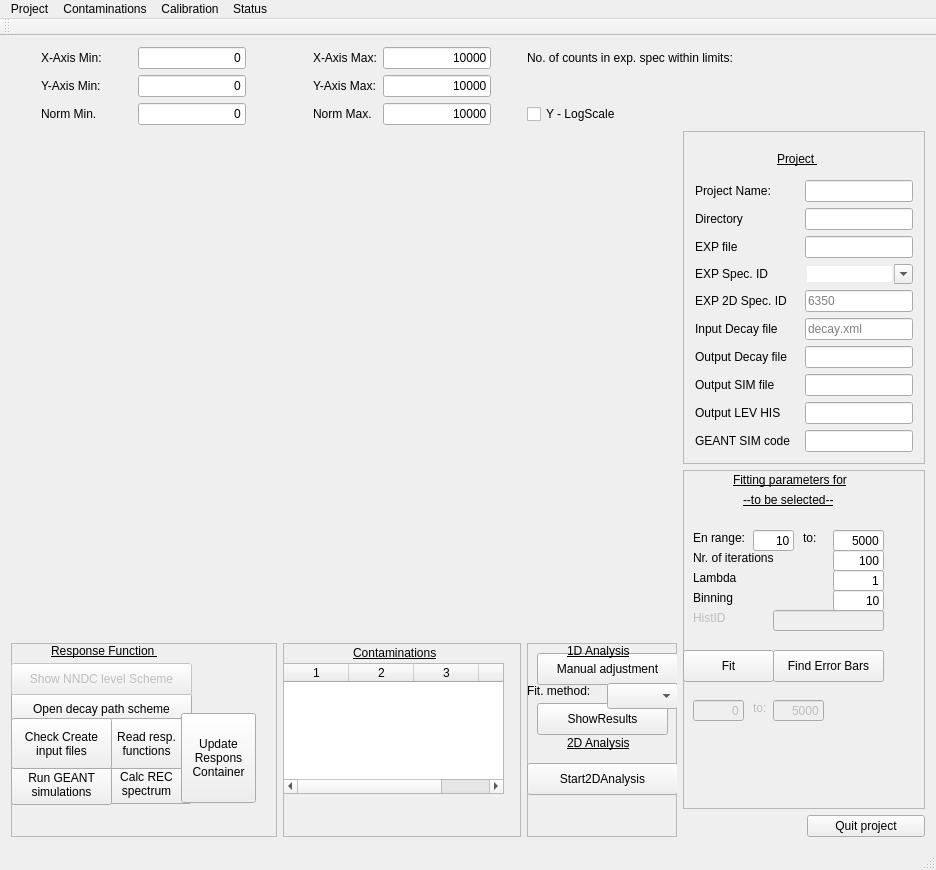
<?xml version="1.0" encoding="UTF-8"?>
<ui version="4.0">
 <class>MainWindow</class>
 <widget class="QMainWindow" name="MainWindow">
  <property name="geometry">
   <rect>
    <x>0</x>
    <y>0</y>
    <width>936</width>
    <height>870</height>
   </rect>
  </property>
  <property name="windowTitle">
   <string>MainWindow</string>
  </property>
  <property name="toolTip">
   <string>Experimental spectrum ID number</string>
  </property>
  <widget class="QWidget" name="centralWidget">
   <layout class="QGridLayout" name="gridLayout">
    <item row="1" column="6">
     <widget class="QLabel" name="label_YAxisMax">
      <property name="text">
       <string>Y-Axis Max:</string>
      </property>
     </widget>
    </item>
    <item row="2" column="9">
     <widget class="QCheckBox" name="MainPlotLogScale">
      <property name="text">
       <string>Y - LogScale</string>
      </property>
     </widget>
    </item>
    <item row="1" column="3">
     <widget class="QLineEdit" name="lineEditYAxisMin">
      <property name="sizePolicy">
       <sizepolicy hsizetype="Fixed" vsizetype="Fixed">
        <horstretch>1</horstretch>
        <verstretch>0</verstretch>
       </sizepolicy>
      </property>
      <property name="text">
       <string>0</string>
      </property>
      <property name="alignment">
       <set>Qt::AlignRight|Qt::AlignTrailing|Qt::AlignVCenter</set>
      </property>
     </widget>
    </item>
    <item row="0" column="7">
     <widget class="QLineEdit" name="lineEditXAxisMax">
      <property name="enabled">
       <bool>true</bool>
      </property>
      <property name="sizePolicy">
       <sizepolicy hsizetype="Fixed" vsizetype="Fixed">
        <horstretch>0</horstretch>
        <verstretch>0</verstretch>
       </sizepolicy>
      </property>
      <property name="text">
       <string>10000</string>
      </property>
      <property name="maxLength">
       <number>6</number>
      </property>
      <property name="alignment">
       <set>Qt::AlignRight|Qt::AlignTrailing|Qt::AlignVCenter</set>
      </property>
     </widget>
    </item>
    <item row="2" column="3">
     <widget class="QLineEdit" name="lineEditNormMin">
      <property name="sizePolicy">
       <sizepolicy hsizetype="Fixed" vsizetype="Fixed">
        <horstretch>2</horstretch>
        <verstretch>0</verstretch>
       </sizepolicy>
      </property>
      <property name="text">
       <string>0</string>
      </property>
      <property name="alignment">
       <set>Qt::AlignRight|Qt::AlignTrailing|Qt::AlignVCenter</set>
      </property>
     </widget>
    </item>
    <item row="0" column="1">
     <widget class="QLabel" name="labelXAxisMin">
      <property name="text">
       <string>X-Axis Min:</string>
      </property>
     </widget>
    </item>
    <item row="1" column="1">
     <widget class="QLabel" name="labelYAxisMin">
      <property name="text">
       <string>Y-Axis Min:</string>
      </property>
     </widget>
    </item>
    <item row="8" column="12">
     <widget class="QPushButton" name="buttonClose">
      <property name="text">
       <string>Quit project</string>
      </property>
     </widget>
    </item>
    <item row="7" column="0" rowspan="2" colspan="5">
     <widget class="QFrame" name="frameResponseFunction">
      <property name="enabled">
       <bool>true</bool>
      </property>
      <property name="frameShape">
       <enum>QFrame::StyledPanel</enum>
      </property>
      <property name="frameShadow">
       <enum>QFrame::Raised</enum>
      </property>
      <widget class="QLabel" name="labelRespFunc">
       <property name="geometry">
        <rect>
         <x>40</x>
         <y>0</y>
         <width>121</width>
         <height>16</height>
        </rect>
       </property>
       <property name="font">
        <font>
         <underline>true</underline>
        </font>
       </property>
       <property name="text">
        <string>Response Function </string>
       </property>
      </widget>
      <widget class="QPushButton" name="buttonEditLevelScheme">
       <property name="enabled">
        <bool>true</bool>
       </property>
       <property name="geometry">
        <rect>
         <x>0</x>
         <y>50</y>
         <width>181</width>
         <height>32</height>
        </rect>
       </property>
       <property name="text">
        <string>Open decay path scheme</string>
       </property>
       <property name="checkable">
        <bool>true</bool>
       </property>
      </widget>
      <widget class="QPushButton" name="buttonCalculateSIMSpec">
       <property name="enabled">
        <bool>true</bool>
       </property>
       <property name="geometry">
        <rect>
         <x>90</x>
         <y>120</y>
         <width>91</width>
         <height>41</height>
        </rect>
       </property>
       <property name="text">
        <string>Calc REC
spectrum</string>
       </property>
      </widget>
      <widget class="QPushButton" name="buttonShowNNDCLevelSchemePDF">
       <property name="enabled">
        <bool>false</bool>
       </property>
       <property name="geometry">
        <rect>
         <x>0</x>
         <y>20</y>
         <width>181</width>
         <height>32</height>
        </rect>
       </property>
       <property name="text">
        <string>Show NNDC level Scheme</string>
       </property>
      </widget>
      <widget class="QPushButton" name="buttonMakeSimulations">
       <property name="geometry">
        <rect>
         <x>0</x>
         <y>121</y>
         <width>101</width>
         <height>41</height>
        </rect>
       </property>
       <property name="text">
        <string>Run GEANT 
simulations</string>
       </property>
      </widget>
      <widget class="QPushButton" name="buttonUploadAndCalculateResponse">
       <property name="geometry">
        <rect>
         <x>90</x>
         <y>75</y>
         <width>91</width>
         <height>51</height>
        </rect>
       </property>
       <property name="text">
        <string>Read resp.
functions</string>
       </property>
      </widget>
      <widget class="QPushButton" name="buttonMakeDirsAndCheckFiles">
       <property name="geometry">
        <rect>
         <x>0</x>
         <y>75</y>
         <width>101</width>
         <height>51</height>
        </rect>
       </property>
       <property name="text">
        <string>Check Create 
input files</string>
       </property>
      </widget>
      <widget class="QPushButton" name="buttonUpdateResponseContainer">
       <property name="geometry">
        <rect>
         <x>170</x>
         <y>70</y>
         <width>75</width>
         <height>90</height>
        </rect>
       </property>
       <property name="text">
        <string>Update 
Respons
Container</string>
       </property>
      </widget>
     </widget>
    </item>
    <item row="2" column="7">
     <widget class="QLineEdit" name="lineEditNormMax">
      <property name="sizePolicy">
       <sizepolicy hsizetype="Fixed" vsizetype="Fixed">
        <horstretch>2</horstretch>
        <verstretch>0</verstretch>
       </sizepolicy>
      </property>
      <property name="text">
       <string>10000</string>
      </property>
      <property name="alignment">
       <set>Qt::AlignRight|Qt::AlignTrailing|Qt::AlignVCenter</set>
      </property>
     </widget>
    </item>
    <item row="2" column="1">
     <widget class="QLabel" name="label">
      <property name="text">
       <string>Norm Min.</string>
      </property>
     </widget>
    </item>
    <item row="0" column="3">
     <widget class="QLineEdit" name="lineEditXAxisMin">
      <property name="enabled">
       <bool>true</bool>
      </property>
      <property name="sizePolicy">
       <sizepolicy hsizetype="Fixed" vsizetype="Fixed">
        <horstretch>1</horstretch>
        <verstretch>0</verstretch>
       </sizepolicy>
      </property>
      <property name="text">
       <string>0</string>
      </property>
      <property name="maxLength">
       <number>6</number>
      </property>
      <property name="alignment">
       <set>Qt::AlignRight|Qt::AlignTrailing|Qt::AlignVCenter</set>
      </property>
     </widget>
    </item>
    <item row="2" column="6">
     <widget class="QLabel" name="label_10">
      <property name="text">
       <string>Norm Max.</string>
      </property>
     </widget>
    </item>
    <item row="0" column="6">
     <widget class="QLabel" name="labelXAxisMax">
      <property name="text">
       <string>X-Axis Max:</string>
      </property>
     </widget>
    </item>
    <item row="7" column="5" rowspan="2" colspan="4">
     <widget class="QFrame" name="frameContaminationPanel">
      <property name="enabled">
       <bool>true</bool>
      </property>
      <property name="mouseTracking">
       <bool>true</bool>
      </property>
      <property name="acceptDrops">
       <bool>true</bool>
      </property>
      <property name="frameShape">
       <enum>QFrame::StyledPanel</enum>
      </property>
      <property name="frameShadow">
       <enum>QFrame::Raised</enum>
      </property>
      <widget class="QLabel" name="labelContFrame">
       <property name="geometry">
        <rect>
         <x>70</x>
         <y>0</y>
         <width>101</width>
         <height>20</height>
        </rect>
       </property>
       <property name="font">
        <font>
         <underline>true</underline>
        </font>
       </property>
       <property name="text">
        <string>Contaminations</string>
       </property>
      </widget>
      <widget class="QTableWidget" name="tableContamination">
       <property name="geometry">
        <rect>
         <x>0</x>
         <y>20</y>
         <width>221</width>
         <height>131</height>
        </rect>
       </property>
       <property name="mouseTracking">
        <bool>true</bool>
       </property>
       <property name="acceptDrops">
        <bool>true</bool>
       </property>
       <property name="rowCount">
        <number>0</number>
       </property>
       <property name="columnCount">
        <number>4</number>
       </property>
       <attribute name="horizontalHeaderDefaultSectionSize">
        <number>65</number>
       </attribute>
       <attribute name="horizontalHeaderStretchLastSection">
        <bool>true</bool>
       </attribute>
       <column/>
       <column/>
       <column/>
       <column/>
      </widget>
     </widget>
    </item>
    <item row="1" column="7">
     <widget class="QLineEdit" name="lineEditYAxisMax">
      <property name="sizePolicy">
       <sizepolicy hsizetype="Fixed" vsizetype="Fixed">
        <horstretch>2</horstretch>
        <verstretch>0</verstretch>
       </sizepolicy>
      </property>
      <property name="text">
       <string>10000</string>
      </property>
      <property name="maxLength">
       <number>8</number>
      </property>
      <property name="alignment">
       <set>Qt::AlignRight|Qt::AlignTrailing|Qt::AlignVCenter</set>
      </property>
     </widget>
    </item>
    <item row="0" column="9" colspan="3">
     <widget class="QLabel" name="labelExpCount">
      <property name="text">
       <string>No. of counts in exp. spec within limits:</string>
      </property>
     </widget>
    </item>
    <item row="4" column="0" rowspan="3" colspan="11">
     <widget class="QCustomPlot" name="specPlot" native="true"/>
    </item>
    <item row="4" column="11" rowspan="2" colspan="2">
     <widget class="QFrame" name="frameProject">
      <property name="sizePolicy">
       <sizepolicy hsizetype="Expanding" vsizetype="Preferred">
        <horstretch>0</horstretch>
        <verstretch>0</verstretch>
       </sizepolicy>
      </property>
      <property name="frameShape">
       <enum>QFrame::StyledPanel</enum>
      </property>
      <property name="frameShadow">
       <enum>QFrame::Raised</enum>
      </property>
      <layout class="QGridLayout" name="gridLayout_2">
       <item row="10" column="0" colspan="2">
        <widget class="QLabel" name="label_6">
         <property name="text">
          <string>Output SIM file</string>
         </property>
        </widget>
       </item>
       <item row="7" column="3">
        <widget class="QLineEdit" name="lineExp2DSpecID">
         <property name="text">
          <string/>
         </property>
         <property name="placeholderText">
          <string>6350</string>
         </property>
        </widget>
       </item>
       <item row="12" column="3">
        <widget class="QLineEdit" name="lineCodeGEANT"/>
       </item>
       <item row="1" column="3">
        <widget class="QLineEdit" name="lineProjectName"/>
       </item>
       <item row="9" column="0" colspan="3">
        <widget class="QLabel" name="label_5">
         <property name="text">
          <string>Output Decay file</string>
         </property>
        </widget>
       </item>
       <item row="2" column="3">
        <widget class="QLineEdit" name="lineWorkingDir"/>
       </item>
       <item row="11" column="3">
        <widget class="QLineEdit" name="lineOutputLEVFile"/>
       </item>
       <item row="2" column="0" colspan="2">
        <widget class="QLabel" name="label_8">
         <property name="text">
          <string>Directory</string>
         </property>
        </widget>
       </item>
       <item row="3" column="0">
        <widget class="QLabel" name="label_2">
         <property name="text">
          <string>EXP file </string>
         </property>
        </widget>
       </item>
       <item row="12" column="0" colspan="2">
        <widget class="QLabel" name="label_9">
         <property name="text">
          <string>GEANT SIM code</string>
         </property>
        </widget>
       </item>
       <item row="0" column="1" colspan="3">
        <widget class="QLabel" name="labelProject">
         <property name="font">
          <font>
           <underline>true</underline>
          </font>
         </property>
         <property name="text">
          <string>Project </string>
         </property>
        </widget>
       </item>
       <item row="3" column="3">
        <widget class="QLineEdit" name="lineExpFile"/>
       </item>
       <item row="11" column="0" colspan="2">
        <widget class="QLabel" name="label_7">
         <property name="text">
          <string>Output LEV HIS</string>
         </property>
        </widget>
       </item>
       <item row="9" column="3">
        <widget class="QLineEdit" name="lineOutputDecayFile"/>
       </item>
       <item row="8" column="3">
        <widget class="QLineEdit" name="lineInputDecayFile">
         <property name="font">
          <font>
           <family>Arial</family>
           <strikeout>false</strikeout>
           <kerning>false</kerning>
          </font>
         </property>
         <property name="toolTip">
          <string>NNDC input file</string>
         </property>
         <property name="placeholderText">
          <string>decay.xml</string>
         </property>
        </widget>
       </item>
       <item row="7" column="0" colspan="2">
        <widget class="QLabel" name="label_20">
         <property name="text">
          <string>EXP 2D Spec. ID</string>
         </property>
        </widget>
       </item>
       <item row="8" column="0" colspan="2">
        <widget class="QLabel" name="label_3">
         <property name="text">
          <string>Input Decay file</string>
         </property>
        </widget>
       </item>
       <item row="1" column="0">
        <widget class="QLabel" name="labelProjectName">
         <property name="text">
          <string>Project Name:</string>
         </property>
        </widget>
       </item>
       <item row="10" column="3">
        <widget class="QLineEdit" name="lineOutputSIMFile"/>
       </item>
       <item row="4" column="3">
        <widget class="QComboBox" name="comboBox_ExpSpecID">
         <property name="editable">
          <bool>true</bool>
         </property>
         <property name="currentText">
          <string/>
         </property>
         <property name="maxVisibleItems">
          <number>5</number>
         </property>
         <property name="maxCount">
          <number>10</number>
         </property>
         <property name="frame">
          <bool>false</bool>
         </property>
        </widget>
       </item>
       <item row="4" column="0">
        <widget class="QLabel" name="label_4">
         <property name="text">
          <string>EXP Spec. ID</string>
         </property>
        </widget>
       </item>
      </layout>
     </widget>
    </item>
    <item row="7" column="9" rowspan="2" colspan="2">
     <widget class="QFrame" name="frameFit">
      <property name="enabled">
       <bool>true</bool>
      </property>
      <property name="frameShape">
       <enum>QFrame::StyledPanel</enum>
      </property>
      <property name="frameShadow">
       <enum>QFrame::Raised</enum>
      </property>
      <widget class="QLabel" name="label_12">
       <property name="geometry">
        <rect>
         <x>40</x>
         <y>90</y>
         <width>91</width>
         <height>20</height>
        </rect>
       </property>
       <property name="font">
        <font>
         <underline>true</underline>
        </font>
       </property>
       <property name="text">
        <string>2D Analysis</string>
       </property>
      </widget>
      <widget class="QPushButton" name="buttonAnalysis2D">
       <property name="enabled">
        <bool>true</bool>
       </property>
       <property name="geometry">
        <rect>
         <x>0</x>
         <y>120</y>
         <width>151</width>
         <height>32</height>
        </rect>
       </property>
       <property name="text">
        <string>Start2DAnalysis</string>
       </property>
      </widget>
      <widget class="QPushButton" name="openHistogramGraph">
       <property name="enabled">
        <bool>true</bool>
       </property>
       <property name="geometry">
        <rect>
         <x>10</x>
         <y>60</y>
         <width>131</width>
         <height>32</height>
        </rect>
       </property>
       <property name="text">
        <string>ShowResults</string>
       </property>
      </widget>
      <widget class="QPushButton" name="buttonManualFit">
       <property name="enabled">
        <bool>true</bool>
       </property>
       <property name="geometry">
        <rect>
         <x>10</x>
         <y>10</y>
         <width>141</width>
         <height>32</height>
        </rect>
       </property>
       <property name="text">
        <string>Manual adjustment</string>
       </property>
      </widget>
      <widget class="QLabel" name="label_17">
       <property name="geometry">
        <rect>
         <x>40</x>
         <y>0</y>
         <width>81</width>
         <height>16</height>
        </rect>
       </property>
       <property name="font">
        <font>
         <underline>true</underline>
        </font>
       </property>
       <property name="text">
        <string>1D Analysis</string>
       </property>
      </widget>
      <widget class="QLabel" name="labelFitMethod">
       <property name="geometry">
        <rect>
         <x>0</x>
         <y>40</y>
         <width>71</width>
         <height>16</height>
        </rect>
       </property>
       <property name="text">
        <string>Fit. method:</string>
       </property>
      </widget>
      <widget class="QComboBox" name="comboBoxFit1D">
       <property name="geometry">
        <rect>
         <x>80</x>
         <y>40</y>
         <width>71</width>
         <height>26</height>
        </rect>
       </property>
      </widget>
     </widget>
    </item>
    <item row="6" column="11" rowspan="2" colspan="2">
     <widget class="QFrame" name="frameFitParam">
      <property name="enabled">
       <bool>true</bool>
      </property>
      <property name="frameShape">
       <enum>QFrame::StyledPanel</enum>
      </property>
      <property name="frameShadow">
       <enum>QFrame::Raised</enum>
      </property>
      <widget class="QPushButton" name="buttonAutoFit">
       <property name="enabled">
        <bool>true</bool>
       </property>
       <property name="geometry">
        <rect>
         <x>0</x>
         <y>180</y>
         <width>91</width>
         <height>32</height>
        </rect>
       </property>
       <property name="text">
        <string>Fit</string>
       </property>
      </widget>
      <widget class="QLabel" name="labelFittingMethod">
       <property name="geometry">
        <rect>
         <x>60</x>
         <y>20</y>
         <width>131</width>
         <height>20</height>
        </rect>
       </property>
       <property name="font">
        <font>
         <underline>true</underline>
        </font>
       </property>
       <property name="text">
        <string>--to be selected--</string>
       </property>
      </widget>
      <widget class="QLabel" name="labelEnRange">
       <property name="geometry">
        <rect>
         <x>10</x>
         <y>60</y>
         <width>61</width>
         <height>16</height>
        </rect>
       </property>
       <property name="text">
        <string>En range:</string>
       </property>
      </widget>
      <widget class="QLabel" name="label_16">
       <property name="geometry">
        <rect>
         <x>120</x>
         <y>60</y>
         <width>21</width>
         <height>16</height>
        </rect>
       </property>
       <property name="text">
        <string>to:</string>
       </property>
      </widget>
      <widget class="QLineEdit" name="lineEditFitEnergyFrom">
       <property name="geometry">
        <rect>
         <x>70</x>
         <y>60</y>
         <width>41</width>
         <height>21</height>
        </rect>
       </property>
       <property name="text">
        <string>10</string>
       </property>
       <property name="maxLength">
        <number>5</number>
       </property>
       <property name="alignment">
        <set>Qt::AlignRight|Qt::AlignTrailing|Qt::AlignVCenter</set>
       </property>
      </widget>
      <widget class="QLineEdit" name="lineEditFitEnergyTo">
       <property name="geometry">
        <rect>
         <x>150</x>
         <y>60</y>
         <width>51</width>
         <height>21</height>
        </rect>
       </property>
       <property name="text">
        <string>5000</string>
       </property>
       <property name="maxLength">
        <number>5</number>
       </property>
       <property name="cursorPosition">
        <number>4</number>
       </property>
       <property name="alignment">
        <set>Qt::AlignRight|Qt::AlignTrailing|Qt::AlignVCenter</set>
       </property>
      </widget>
      <widget class="QLabel" name="label_19">
       <property name="enabled">
        <bool>false</bool>
       </property>
       <property name="geometry">
        <rect>
         <x>70</x>
         <y>230</y>
         <width>21</width>
         <height>16</height>
        </rect>
       </property>
       <property name="text">
        <string>to:</string>
       </property>
      </widget>
      <widget class="QLineEdit" name="lineEditFitLevelsFrom">
       <property name="enabled">
        <bool>false</bool>
       </property>
       <property name="geometry">
        <rect>
         <x>10</x>
         <y>230</y>
         <width>51</width>
         <height>21</height>
        </rect>
       </property>
       <property name="toolTip">
        <string>Energy of the lowest level to be included in the fit</string>
       </property>
       <property name="text">
        <string>0</string>
       </property>
       <property name="alignment">
        <set>Qt::AlignRight|Qt::AlignTrailing|Qt::AlignVCenter</set>
       </property>
      </widget>
      <widget class="QLineEdit" name="lineEditFitLevelsTo">
       <property name="enabled">
        <bool>false</bool>
       </property>
       <property name="geometry">
        <rect>
         <x>90</x>
         <y>230</y>
         <width>51</width>
         <height>21</height>
        </rect>
       </property>
       <property name="toolTip">
        <string>Energy of the Higest level to be included in the fit</string>
       </property>
       <property name="text">
        <string>5000</string>
       </property>
       <property name="alignment">
        <set>Qt::AlignRight|Qt::AlignTrailing|Qt::AlignVCenter</set>
       </property>
      </widget>
      <widget class="QPushButton" name="buttonErrorCal">
       <property name="enabled">
        <bool>true</bool>
       </property>
       <property name="geometry">
        <rect>
         <x>90</x>
         <y>180</y>
         <width>111</width>
         <height>32</height>
        </rect>
       </property>
       <property name="text">
        <string>Find Error Bars</string>
       </property>
      </widget>
      <widget class="QLabel" name="labelFitParameters">
       <property name="enabled">
        <bool>true</bool>
       </property>
       <property name="geometry">
        <rect>
         <x>50</x>
         <y>0</y>
         <width>151</width>
         <height>20</height>
        </rect>
       </property>
       <property name="font">
        <font>
         <underline>true</underline>
        </font>
       </property>
       <property name="text">
        <string>Fitting parameters for</string>
       </property>
      </widget>
      <widget class="QLabel" name="labelFitNoIterations">
       <property name="geometry">
        <rect>
         <x>10</x>
         <y>80</y>
         <width>101</width>
         <height>16</height>
        </rect>
       </property>
       <property name="text">
        <string>Nr. of iterations</string>
       </property>
      </widget>
      <widget class="QLabel" name="labelFitLambda">
       <property name="geometry">
        <rect>
         <x>10</x>
         <y>100</y>
         <width>60</width>
         <height>16</height>
        </rect>
       </property>
       <property name="text">
        <string>Lambda</string>
       </property>
      </widget>
      <widget class="QLabel" name="labelFitHistId">
       <property name="enabled">
        <bool>false</bool>
       </property>
       <property name="geometry">
        <rect>
         <x>10</x>
         <y>140</y>
         <width>60</width>
         <height>16</height>
        </rect>
       </property>
       <property name="toolTip">
        <string>if more than one spectrum to be fitted. Separate HistId with semicolon (;)</string>
       </property>
       <property name="text">
        <string>HistID</string>
       </property>
      </widget>
      <widget class="QLineEdit" name="lineEditNoFitIterations">
       <property name="geometry">
        <rect>
         <x>150</x>
         <y>80</y>
         <width>51</width>
         <height>21</height>
        </rect>
       </property>
       <property name="text">
        <string>100</string>
       </property>
       <property name="alignment">
        <set>Qt::AlignRight|Qt::AlignTrailing|Qt::AlignVCenter</set>
       </property>
      </widget>
      <widget class="QLineEdit" name="lineEditFitLambda">
       <property name="geometry">
        <rect>
         <x>150</x>
         <y>100</y>
         <width>51</width>
         <height>21</height>
        </rect>
       </property>
       <property name="text">
        <string>1</string>
       </property>
       <property name="alignment">
        <set>Qt::AlignRight|Qt::AlignTrailing|Qt::AlignVCenter</set>
       </property>
      </widget>
      <widget class="QLineEdit" name="lineEditFitHistId">
       <property name="enabled">
        <bool>false</bool>
       </property>
       <property name="geometry">
        <rect>
         <x>90</x>
         <y>140</y>
         <width>111</width>
         <height>21</height>
        </rect>
       </property>
       <property name="toolTip">
        <string>if more than one spectrum to be fitted. Separate HistId with semicolon (;)</string>
       </property>
      </widget>
      <widget class="QLabel" name="labelFitBinning">
       <property name="geometry">
        <rect>
         <x>10</x>
         <y>120</y>
         <width>60</width>
         <height>16</height>
        </rect>
       </property>
       <property name="text">
        <string>Binning</string>
       </property>
      </widget>
      <widget class="QLineEdit" name="lineEditFitBinning">
       <property name="geometry">
        <rect>
         <x>150</x>
         <y>120</y>
         <width>51</width>
         <height>21</height>
        </rect>
       </property>
       <property name="text">
        <string>10</string>
       </property>
       <property name="frame">
        <bool>true</bool>
       </property>
       <property name="cursorPosition">
        <number>1</number>
       </property>
       <property name="alignment">
        <set>Qt::AlignRight|Qt::AlignTrailing|Qt::AlignVCenter</set>
       </property>
      </widget>
     </widget>
    </item>
   </layout>
  </widget>
  <widget class="QMenuBar" name="menuBar">
   <property name="geometry">
    <rect>
     <x>0</x>
     <y>0</y>
     <width>936</width>
     <height>22</height>
    </rect>
   </property>
   <property name="nativeMenuBar">
    <bool>true</bool>
   </property>
   <widget class="QMenu" name="menuProject">
    <property name="title">
     <string>Project</string>
    </property>
    <widget class="QMenu" name="loadFiles">
     <property name="title">
      <string>Load Files</string>
     </property>
     <addaction name="loadDecay"/>
     <addaction name="loadInputHIS"/>
    </widget>
    <addaction name="actionNewProject"/>
    <addaction name="actionOpenProject"/>
    <addaction name="actionSaveProject"/>
    <addaction name="separator"/>
    <addaction name="loadFiles"/>
    <addaction name="actionExport_Files"/>
    <addaction name="actionCalculate_Uncertainties"/>
   </widget>
   <widget class="QMenu" name="menuContaminations">
    <property name="enabled">
     <bool>true</bool>
    </property>
    <property name="title">
     <string>Contaminations</string>
    </property>
    <widget class="QMenu" name="menuPile_up">
     <property name="enabled">
      <bool>true</bool>
     </property>
     <property name="title">
      <string>Pile-up</string>
     </property>
     <addaction name="actionSignal_Bkg"/>
     <addaction name="actionSignal_Signal"/>
    </widget>
    <addaction name="menuPile_up"/>
   </widget>
   <widget class="QMenu" name="menuCalibration">
    <property name="enabled">
     <bool>true</bool>
    </property>
    <property name="title">
     <string>Calibration</string>
    </property>
    <addaction name="actionCalEnergy"/>
    <addaction name="actionCalFWHM"/>
    <addaction name="actionCompare_Spectra"/>
   </widget>
   <widget class="QMenu" name="menuStatus">
    <property name="title">
     <string>Status</string>
    </property>
    <addaction name="actionStatus"/>
   </widget>
   <addaction name="menuProject"/>
   <addaction name="menuContaminations"/>
   <addaction name="menuCalibration"/>
   <addaction name="menuStatus"/>
  </widget>
  <widget class="QToolBar" name="mainToolBar">
   <attribute name="toolBarArea">
    <enum>TopToolBarArea</enum>
   </attribute>
   <attribute name="toolBarBreak">
    <bool>false</bool>
   </attribute>
  </widget>
  <widget class="QStatusBar" name="statusBar1">
   <property name="enabled">
    <bool>false</bool>
   </property>
  </widget>
  <action name="loadInputENS">
   <property name="text">
    <string>ENS file</string>
   </property>
  </action>
  <action name="loadInputHIS_1">
   <property name="text">
    <string>HIS file</string>
   </property>
  </action>
  <action name="actionNewProject">
   <property name="enabled">
    <bool>true</bool>
   </property>
   <property name="text">
    <string>New Project</string>
   </property>
  </action>
  <action name="actionOpenProject">
   <property name="text">
    <string>Open Project</string>
   </property>
  </action>
  <action name="actionSaveProject">
   <property name="enabled">
    <bool>true</bool>
   </property>
   <property name="text">
    <string>Save Project</string>
   </property>
  </action>
  <action name="loadDecay">
   <property name="enabled">
    <bool>true</bool>
   </property>
   <property name="text">
    <string>Decay File</string>
   </property>
   <property name="toolTip">
    <string>Decay Data File (.xml, .ens)</string>
   </property>
  </action>
  <action name="loadInputHIS">
   <property name="enabled">
    <bool>true</bool>
   </property>
   <property name="text">
    <string>Exp HIS File</string>
   </property>
   <property name="toolTip">
    <string>Experimental HIS File</string>
   </property>
  </action>
  <action name="export_ENS_File">
   <property name="checkable">
    <bool>false</bool>
   </property>
   <property name="enabled">
    <bool>false</bool>
   </property>
   <property name="text">
    <string>ENS File</string>
   </property>
   <property name="toolTip">
    <string>Save ENS File</string>
   </property>
  </action>
  <action name="exportRecHis">
   <property name="enabled">
    <bool>true</bool>
   </property>
   <property name="text">
    <string>Simulation HIS</string>
   </property>
  </action>
  <action name="actionSignal_Bkg">
   <property name="text">
    <string>Signal+Bkg</string>
   </property>
  </action>
  <action name="actionSignal_Signal">
   <property name="enabled">
    <bool>true</bool>
   </property>
   <property name="text">
    <string>Signal+Signal</string>
   </property>
  </action>
  <action name="actionExperiment">
   <property name="text">
    <string>Experiment</string>
   </property>
  </action>
  <action name="actionSimulations">
   <property name="text">
    <string>Simulations</string>
   </property>
  </action>
  <action name="actionExperiment_2">
   <property name="text">
    <string>Experiment</string>
   </property>
  </action>
  <action name="actionSimulations_2">
   <property name="text">
    <string>Simulations</string>
   </property>
  </action>
  <action name="actionCalEnergy">
   <property name="checkable">
    <bool>false</bool>
   </property>
   <property name="enabled">
    <bool>true</bool>
   </property>
   <property name="text">
    <string>Energy</string>
   </property>
  </action>
  <action name="actionCalFWHM">
   <property name="enabled">
    <bool>false</bool>
   </property>
   <property name="text">
    <string>FWHM</string>
   </property>
  </action>
  <action name="exportXML_Decay_Files">
   <property name="enabled">
    <bool>false</bool>
   </property>
   <property name="text">
    <string>XML Decay Files</string>
   </property>
  </action>
  <action name="actionStatus">
   <property name="text">
    <string>Status</string>
   </property>
  </action>
  <action name="actionCompare_Spectra">
   <property name="text">
    <string>Compare Spectra</string>
   </property>
  </action>
  <action name="exportDecay_information">
   <property name="enabled">
    <bool>false</bool>
   </property>
   <property name="text">
    <string>Decay information</string>
   </property>
  </action>
  <action name="exportResponse_Functions">
   <property name="text">
    <string>Response Functions</string>
   </property>
  </action>
  <action name="actionExport_Files">
   <property name="text">
    <string>Export Files</string>
   </property>
  </action>
  <action name="actionCalculate_Uncertainties">
   <property name="text">
    <string>Calculate Uncertainties</string>
   </property>
  </action>
 </widget>
 <layoutdefault spacing="6" margin="11"/>
 <customwidgets>
  <customwidget>
   <class>QCustomPlot</class>
   <extends>QWidget</extends>
   <header>qcustomplot.h</header>
   <container>1</container>
  </customwidget>
 </customwidgets>
 <resources/>
 <connections/>
</ui>
